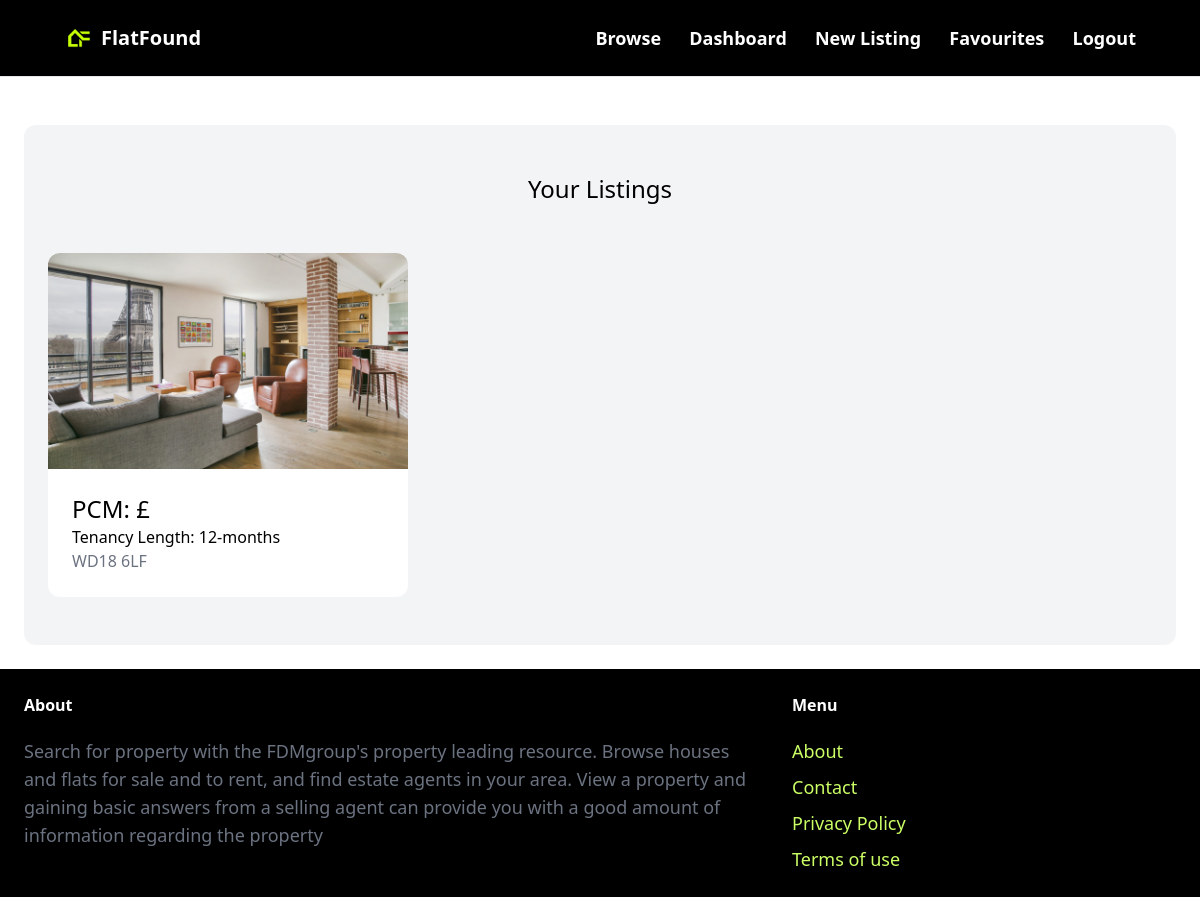
Page /dashboard (signed in) on the earlier database version.
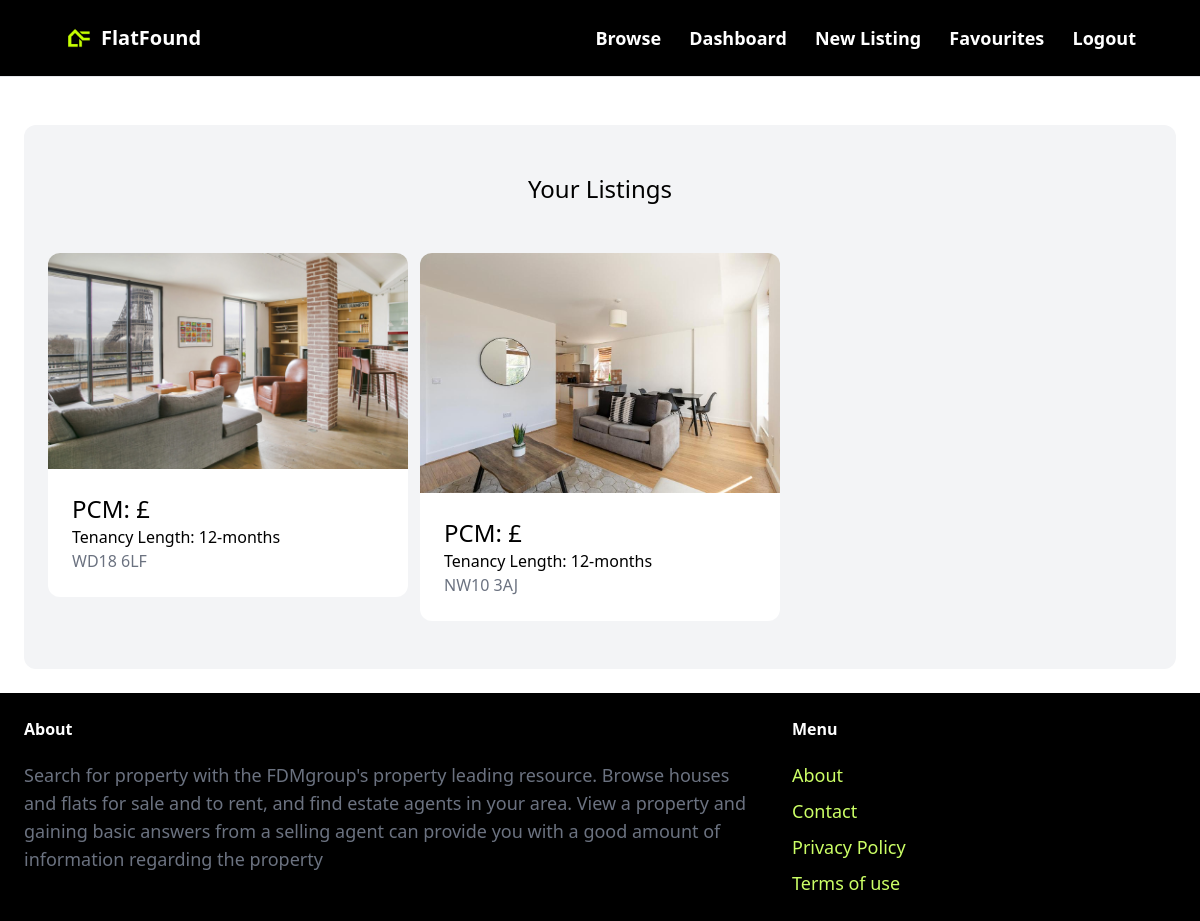
Same page on the later database version.
### property/models.py (models this page shows, shortened)
class Property(models.Model):
    country = models.ForeignKey(Countries, related_name='countries', on_delete=models.CASCADE)
    city = models.TextField(blank=True, null=True)
    category = models.ForeignKey(Category, related_name='properties', on_delete=models.CASCADE)
    price_PCM = models.IntegerField()
    PPW = models.FloatField()
    address = models.TextField(blank=True, null=True)
    postcode = models.TextField(blank=True, null=True)
    pet_friendly = models.BooleanField(blank=True, null=True)
    number_of_beds = models.IntegerField(blank=True, null=True)
    number_of_bathrooms = models.IntegerField(blank=True, null=True)
    description = models.TextField(blank=True, null=True)
    image1 = models.ImageField(upload_to='prop_images', blank=True, null=True)
    image2 = models.ImageField(upload_to='prop_images', blank=True, null=True)
    image3 = models.ImageField(upload_to='prop_images', blank=True, null=True)
    image4 = models.ImageField(upload_to='prop_images', blank=True, null=True)
    favourites = models.ManyToManyField(User, related_name='favourite', default=None, blank=True)
    created_by = models.ForeignKey(
        User, related_name='properties', on_delete=models.CASCADE)
    created_at = models.DateField(auto_now_add=True)

class Category(models.Model):
    name = models.CharField(max_length=255)
    class Meta:
        verbose_name_plural = 'Categories'
    def __str__(self):
        return self.name  # Shows the name of property on admin page

### dashboard/views.py (the view)
# urls.py: path('', views.index, name='index'),
@login_required
def index(request):
    properties = Property.objects.filter(created_by=request.user)
    return render(request, 'dashboard/index.html', {
        'properties': properties
    })

### dashboard/templates/dashboard/index.html (shortened to what this page needs)
{% extends 'core/base.html' %}
{% block content %}
<div class="mt-6 px-6 py-12 bg-gray-100 rounded-xl">
    <h2 class="mb-12 text-2xl text-center">Your Listings</h2>
    <div class="grid grid-cols-3 gap-3">
        {% for property in properties %}
        <div>
            <a href="{% url 'property:detail' property.id %}">
                <div class="">
                    <img src="{{ property.image1.url }}" alt="" class="rounded-t-xl">
                </div>
                <div class="p-6 bg-white rounded-b-xl">
                    <h2 class="text-2xl">PCM: £{{property.price_pcm}}</h2>
                    <h2 class="text-1xl">Tenancy Length: {{property.category}} </h2>
                    <p class="text-gray-500">{{property.postcode}}</p>
                </div>
            </a>
        </div>
        {% endfor %}
    </div>
</div>
{% endblock %}

Differences in the rows shown:
added Property: image1 (picture), category "12-months", postcode "NW10 3AJ"
